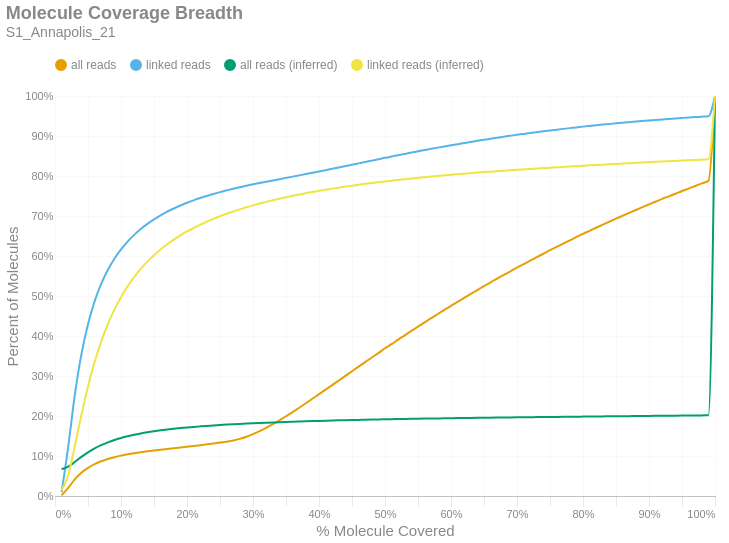

Here is the notebook cell this chart was saved with:
### Markdown cell above
### Molecule Read Coverage
This chart shows molecule coverage breadth as computed by the number of bases aligned to that molecule. In other words, "*how much of each unique long molecule is actually sequenced/aligned?*" Keep in mind there is a distinction between sequences and alignments, since some sequences belonging to a particular molecule may not align well and wouldn't appear in the alignment data. This chart also shows molecule coverage breadth as computed by the *inferred fragment* from which the aligned sequences originate. Unlike read coverage, this calculation takes into account the total insert size, including unsequenced gaps between the forward and reverse reads. Like the previous figures, these are cumulative percents.

### Code cell
if SKIPLR:
    print_html(f"Skipped")
else:
    binned_df = consolidated_hist(valids['coverage_bp'], mask, 0.01, True)
    binned_df_inf = consolidated_hist(valids['coverage_inserts'], mask, 0.01, True)
    binned_df = binned_df.with_columns(pl.lit(binned_df_inf['all reads (cumsum)']).alias('all reads (inferred)'))
    binned_df = binned_df.with_columns(pl.lit(binned_df_inf['linked reads (cumsum)']).alias('linked reads (inferred)'))
    binned_df = binned_df.with_columns(
        (pl.col('bin').cast(pl.Float64) + 0.01).alias('right_edge')
    )

    with SafeRender(binned_df):
        (
            density_plot(binned_df, 'Molecule Coverage Breadth', samplename, 'molcov', ['all reads (inferred)','linked reads (inferred)'])
            .encode(
                #x=alt.X('bin:Q', title="% Molecule Covered").axis(format = '%').scale(padding=0),
                x=alt.X('right_edge:Q', title="% Molecule Covered").axis(format='%').scale(padding=0),
                y=alt.Y('value:Q', title='Percent of Molecules')
                    .axis(format='%')
                    .stack(False)
                    .scale(domainMin=0, padding=0),
                color=alt.Color("key:N").scale(domain = ["all reads", "linked reads", "all reads (inferred)", "linked reads (inferred)"]),
                tooltip = [
                    alt.Tooltip("key:N", title = "Data Type"),
                    alt.Tooltip("range_label:N", title="% Molecule Covered"),
                    alt.Tooltip("value:Q", format = ".2%", title="% Molecules")
                ]
            )
        ).display()

### Figure 1 — Vega-Lite specification as saved in the notebook (floating-point values rounded to 4 significant figures)
{"width": "container", "height": 400, "config": {"title": {"anchor": "start", "dy": -15, "fontSize": 18, "color": "#888888", "subtitleColor": "#888888", "subtitleFontSize": 14}, "arc": {"fill": "#0072B2"}, "axis": {"domainColor": "#888888", "domainWidth": 0.5, "gridWidth": 0.2, "grid": false, "titleFontWeight": 400, "titleFontSize": 15, "labelFontSize": 11, "labelColor": "#888888", "tickColor": "#888888", "tickWidth": 0.2, "titleColor": "#888888"}, "axisBand": {"grid": false}, "axisX": {"grid": true, "tickSize": 10, "domainCap": "round"}, "axisY": {"domain": false, "grid": true, "tickSize": 0, "domainCap": "round"}, "background": "transparent", "header": {"labelFontSize": 15, "labelColor": "#888888", "titleFontSize": 15, "titleFontWeight": 600, "titleColor": "#888888"}, "legend": {"labelFont": "sans-serif", "labelFontSize": 12, "labelColor": "#888888", "symbolSize": 100, "symbolType": "circle", "titleFontSize": 12, "titlePadding": 10, "titleColor": "#888888", "title": null, "orient": "top"}, "range": {"category": ["#E69F00", "#56B4E9", "#009E73", "#F0E442", "#0072B2", "#D55E00", "#CC79A7", "#000000"], "diverging": ["#cfe8f3", "#a2d4ec", "#73bfe2", "#46abdb", "#1696d2", "#12719e"]}, "area": {"fill": "#0072B2", "fillOpacity": 0.7, "line": true, "strokeOpacity": 0.7}, "line": {"color": "#0072B2", "stroke": "#0072B2", "strokeWidth": 2}, "trail": {"color": "#0072B2", "stroke": "#0072B2", "strokeWidth": 0, "size": 1}, "point": {"filled": true, "fillOpacity": 1.0, "size": 95}, "text": {"color": "#888888", "fontSize": 11, "align": "right", "fontWeight": 400, "size": 11}, "bar": {"fill": "#0072B2", "stroke": null}, "view": {"stroke": null, "continuousWidth": 660, "continuousHeight": 400}}, "data": {"name": "data-234dc43a4db1503c573ab3f496d32d95"}, "mark": {"type": "line", "interpolate": "monotone", "point": {"opacity": 0, "size": 275}}, "encoding": {"color": {"field": "key", "scale": {"domain": ["all reads", "linked reads", "all reads (inferred)", "linked reads (inferred)"]}, "type": "nominal"}, "tooltip": [{"field": "key", "title": "Data Type", "type": "nominal"}, {"field": "range_label", "title": "% Molecule Covered", "type": "nominal"}, {"field": "value", "format": ".2%", "title": "% Molecules", "type": "quantitative"}], "x": {"axis": {"format": "%"}, "field": "right_edge", "scale": {"padding": 0}, "title": "% Molecule Covered", "type": "quantitative"}, "y": {"axis": {"format": "%"}, "field": "value", "scale": {"domainMin": 0, "padding": 0}, "stack": false, "title": "Percent of Molecules", "type": "quantitative"}}, "params": [{"name": "param_c36ac31b6afebe62", "select": {"type": "point", "fields": ["key"]}, "bind": "legend"}], "title": {"text": "Molecule Coverage Breadth", "subtitle": "S1_Annapolis_21"}, "transform": [{"fold": ["all reads (cumsum)", "linked reads (cumsum)", "all reads (inferred)", "linked reads (inferred)"]}, {"calculate": "replace(datum.key, ' (cumsum)', '')", "as": "key"}, {"filter": {"param": "param_c36ac31b6afebe62"}}], "usermeta": {"embedOptions": {"downloadFileName": "S1_Annapolis_21.molcov"}}, "$schema": "https://vega.github.io/schema/vega-lite/v6.1.0.json", "datasets": {"data-234dc43a4db1503c573ab3f496d32d95": [{"bin": "0.0", "interval": "0.0-0.01", "all reads": 0.001803, "linked reads": 0.009437, "all reads (cumsum)": 0.001803, "linked reads (cumsum)": 0.009437, "range_label": "0.0-0.01", "all reads (inferred)": 0.06679, "linked reads (inferred)": 0.01419, "right_edge": 0.01}, {"bin": "0.01", "interval": "0.01-0.02", "all reads": 0.01872, "linked reads": 0.1136, "all reads (cumsum)": 0.02052, "linked reads (cumsum)": 0.123, "range_label": "0.01-0.02", "all reads (inferred)": 0.07331, "linked reads (inferred)": 0.05198, "right_edge": 0.02}, {"bin": "0.02", "interval": "0.02-0.03", "all reads": 0.02104, "linked reads": 0.1295, "all reads (cumsum)": 0.04156, "linked reads (cumsum)": 0.2525, "range_label": "0.02-0.03", "all reads (inferred)": 0.08517, "linked reads (inferred)": 0.1245, "right_edge": 0.03}, {"bin": "0.03", "interval": "0.03-0.04", "all reads": 0.01652, "linked reads": 0.1016, "all reads (cumsum)": 0.05808, "linked reads (cumsum)": 0.3542, "range_label": "0.03-0.04", "all reads (inferred)": 0.09779, "linked reads (inferred)": 0.2026, "right_edge": 0.04}, {"bin": "0.04", "interval": "0.04-0.05", "all reads": 0.01225, "linked reads": 0.07538, "all reads (cumsum)": 0.07033, "linked reads (cumsum)": 0.4295, "range_label": "0.04-0.05", "all reads (inferred)": 0.1093, "linked reads (inferred)": 0.274, "right_edge": 0.05}, {"bin": "0.05", "interval": "0.05-0.06", "all reads": 0.009312, "linked reads": 0.05701, "all reads (cumsum)": 0.07964, "linked reads (cumsum)": 0.4865, "range_label": "0.05-0.06", "all reads (inferred)": 0.119, "linked reads (inferred)": 0.3349, "right_edge": 0.06}, {"bin": "0.06", "interval": "0.06-0.07", "all reads": 0.007112, "linked reads": 0.04364, "all reads (cumsum)": 0.08675, "linked reads (cumsum)": 0.5302, "range_label": "0.06-0.07", "all reads (inferred)": 0.1273, "linked reads (inferred)": 0.3863, "right_edge": 0.07}, {"bin": "0.07", "interval": "0.07-0.08", "all reads": 0.005683, "linked reads": 0.03473, "all reads (cumsum)": 0.09243, "linked reads (cumsum)": 0.5649, "range_label": "0.07-0.08", "all reads (inferred)": 0.1342, "linked reads (inferred)": 0.4294, "right_edge": 0.08}, {"bin": "0.08", "interval": "0.08-0.09", "all reads": 0.004622, "linked reads": 0.0281, "all reads (cumsum)": 0.09706, "linked reads (cumsum)": 0.593, "range_label": "0.08-0.09", "all reads (inferred)": 0.14, "linked reads (inferred)": 0.466, "right_edge": 0.09}, {"bin": "0.09", "interval": "0.09-0.1", "all reads": 0.003909, "linked reads": 0.02344, "all reads (cumsum)": 0.101, "linked reads (cumsum)": 0.6165, "range_label": "0.09-0.1", "all reads (inferred)": 0.145, "linked reads (inferred)": 0.4971, "right_edge": 0.1}, {"bin": "0.1", "interval": "0.1-0.11", "all reads": 0.003296, "linked reads": 0.01957, "all reads (cumsum)": 0.1043, "linked reads (cumsum)": 0.636, "range_label": "0.1-0.11", "all reads (inferred)": 0.1494, "linked reads (inferred)": 0.5242, "right_edge": 0.11}, {"bin": "0.11", "interval": "0.11-0.12", "all reads": 0.002849, "linked reads": 0.01683, "all reads (cumsum)": 0.1071, "linked reads (cumsum)": 0.6529, "range_label": "0.11-0.12", "all reads (inferred)": 0.1531, "linked reads (inferred)": 0.5475, "right_edge": 0.12}, {"bin": "0.12", "interval": "0.12-0.13", "all reads": 0.002504, "linked reads": 0.01454, "all reads (cumsum)": 0.1096, "linked reads (cumsum)": 0.6674, "range_label": "0.12-0.13", "all reads (inferred)": 0.1564, "linked reads (inferred)": 0.5678, "right_edge": 0.13}, {"bin": "0.13", "interval": "0.13-0.14", "all reads": 0.002243, "linked reads": 0.01282, "all reads (cumsum)": 0.1119, "linked reads (cumsum)": 0.6802, "range_label": "0.13-0.14", "all reads (inferred)": 0.1593, "linked reads (inferred)": 0.5859, "right_edge": 0.14}, {"bin": "0.14", "interval": "0.14-0.15", "all reads": 0.002036, "linked reads": 0.01129, "all reads (cumsum)": 0.1139, "linked reads (cumsum)": 0.6915, "range_label": "0.14-0.15", "all reads (inferred)": 0.1618, "linked reads (inferred)": 0.6019, "right_edge": 0.15}, {"bin": "0.15", "interval": "0.15-0.16", "all reads": 0.001917, "linked reads": 0.01009, "all reads (cumsum)": 0.1158, "linked reads (cumsum)": 0.7016, "range_label": "0.15-0.16", "all reads (inferred)": 0.1641, "linked reads (inferred)": 0.6163, "right_edge": 0.16}, {"bin": "0.16", "interval": "0.16-0.17", "all reads": 0.001871, "linked reads": 0.009148, "all reads (cumsum)": 0.1177, "linked reads (cumsum)": 0.7107, "range_label": "0.16-0.17", "all reads (inferred)": 0.1662, "linked reads (inferred)": 0.6293, "right_edge": 0.17}, {"bin": "0.17", "interval": "0.17-0.18", "all reads": 0.001824, "linked reads": 0.008017, "all reads (cumsum)": 0.1195, "linked reads (cumsum)": 0.7188, "range_label": "0.17-0.18", "all reads (inferred)": 0.1681, "linked reads (inferred)": 0.6408, "right_edge": 0.18}, {"bin": "0.18", "interval": "0.18-0.19", "all reads": 0.001839, "linked reads": 0.007424, "all reads (cumsum)": 0.1213, "linked reads (cumsum)": 0.7262, "range_label": "0.18-0.19", "all reads (inferred)": 0.1698, "linked reads (inferred)": 0.6515, "right_edge": 0.19}, {"bin": "0.19", "interval": "0.19-0.2", "all reads": 0.001864, "linked reads": 0.006879, "all reads (cumsum)": 0.1232, "linked reads (cumsum)": 0.7331, "range_label": "0.19-0.2", "all reads (inferred)": 0.1714, "linked reads (inferred)": 0.6613, "right_edge": 0.2}, {"bin": "0.2", "interval": "0.2-0.21", "all reads": 0.001874, "linked reads": 0.006138, "all reads (cumsum)": 0.1251, "linked reads (cumsum)": 0.7392, "range_label": "0.2-0.21", "all reads (inferred)": 0.1728, "linked reads (inferred)": 0.67, "right_edge": 0.21}, {"bin": "0.21", "interval": "0.21-0.22", "all reads": 0.001971, "linked reads": 0.005698, "all reads (cumsum)": 0.1271, "linked reads (cumsum)": 0.7449, "range_label": "0.21-0.22", "all reads (inferred)": 0.1741, "linked reads (inferred)": 0.6781, "right_edge": 0.22}, {"bin": "0.22", "interval": "0.22-0.23", "all reads": 0.002026, "linked reads": 0.005249, "all reads (cumsum)": 0.1291, "linked reads (cumsum)": 0.7501, "range_label": "0.22-0.23", "all reads (inferred)": 0.1753, "linked reads (inferred)": 0.6858, "right_edge": 0.23}, {"bin": "0.23", "interval": "0.23-0.24", "all reads": 0.002107, "linked reads": 0.004912, "all reads (cumsum)": 0.1312, "linked reads (cumsum)": 0.7551, "range_label": "0.23-0.24", "all reads (inferred)": 0.1764, "linked reads (inferred)": 0.6928, "right_edge": 0.24}, {"bin": "0.24", "interval": "0.24-0.25", "all reads": 0.002281, "linked reads": 0.00469, "all reads (cumsum)": 0.1335, "linked reads (cumsum)": 0.7597, "range_label": "0.24-0.25", "all reads (inferred)": 0.1775, "linked reads (inferred)": 0.6994, "right_edge": 0.25}, {"bin": "0.25", "interval": "0.25-0.26", "all reads": 0.002418, "linked reads": 0.004295, "all reads (cumsum)": 0.1359, "linked reads (cumsum)": 0.764, "range_label": "0.25-0.26", "all reads (inferred)": 0.1785, "linked reads (inferred)": 0.7055, "right_edge": 0.26}, {"bin": "0.26", "interval": "0.26-0.27", "all reads": 0.002942, "linked reads": 0.00413, "all reads (cumsum)": 0.1388, "linked reads (cumsum)": 0.7682, "range_label": "0.26-0.27", "all reads (inferred)": 0.1794, "linked reads (inferred)": 0.7113, "right_edge": 0.27}, {"bin": "0.27", "interval": "0.27-0.28", "all reads": 0.003975, "linked reads": 0.00389, "all reads (cumsum)": 0.1428, "linked reads (cumsum)": 0.7721, "range_label": "0.27-0.28", "all reads (inferred)": 0.1803, "linked reads (inferred)": 0.7167, "right_edge": 0.28}, {"bin": "0.28", "interval": "0.28-0.29", "all reads": 0.005287, "linked reads": 0.003637, "all reads (cumsum)": 0.1481, "linked reads (cumsum)": 0.7757, "range_label": "0.28-0.29", "all reads (inferred)": 0.1811, "linked reads (inferred)": 0.7218, "right_edge": 0.29}, {"bin": "0.29", "interval": "0.29-0.3", "all reads": 0.006564, "linked reads": 0.003499, "all reads (cumsum)": 0.1547, "linked reads (cumsum)": 0.7792, "range_label": "0.29-0.3", "all reads (inferred)": 0.1819, "linked reads (inferred)": 0.7266, "right_edge": 0.3}, {"bin": "0.3", "interval": "0.3-0.31", "all reads": 0.007438, "linked reads": 0.00332, "all reads (cumsum)": 0.1621, "linked reads (cumsum)": 0.7825, "range_label": "0.3-0.31", "all reads (inferred)": 0.1826, "linked reads (inferred)": 0.7311, "right_edge": 0.31}, {"bin": "0.31", "interval": "0.31-0.32", "all reads": 0.008347, "linked reads": 0.003281, "all reads (cumsum)": 0.1704, "linked reads (cumsum)": 0.7858, "range_label": "0.31-0.32", "all reads (inferred)": 0.1833, "linked reads (inferred)": 0.7353, "right_edge": 0.32}, {"bin": "0.32", "interval": "0.32-0.33", "all reads": 0.009155, "linked reads": 0.003216, "all reads (cumsum)": 0.1796, "linked reads (cumsum)": 0.789, "range_label": "0.32-0.33", "all reads (inferred)": 0.184, "linked reads (inferred)": 0.7394, "right_edge": 0.33}, {"bin": "0.33", "interval": "0.33-0.34", "all reads": 0.009611, "linked reads": 0.003122, "all reads (cumsum)": 0.1892, "linked reads (cumsum)": 0.7921, "range_label": "0.33-0.34", "all reads (inferred)": 0.1846, "linked reads (inferred)": 0.7433, "right_edge": 0.34}, {"bin": "0.34", "interval": "0.34-0.35", "all reads": 0.01012, "linked reads": 0.003183, "all reads (cumsum)": 0.1993, "linked reads (cumsum)": 0.7953, "range_label": "0.34-0.35", "all reads (inferred)": 0.1852, "linked reads (inferred)": 0.747, "right_edge": 0.35}, {"bin": "0.35", "interval": "0.35-0.36", "all reads": 0.01049, "linked reads": 0.003126, "all reads (cumsum)": 0.2098, "linked reads (cumsum)": 0.7984, "range_label": "0.35-0.36", "all reads (inferred)": 0.1858, "linked reads (inferred)": 0.7505, "right_edge": 0.36}, {"bin": "0.36", "interval": "0.36-0.37", "all reads": 0.01086, "linked reads": 0.003165, "all reads (cumsum)": 0.2207, "linked reads (cumsum)": 0.8016, "range_label": "0.36-0.37", "all reads (inferred)": 0.1863, "linked reads (inferred)": 0.7538, "right_edge": 0.37}, {"bin": "0.37", "interval": "0.37-0.38", "all reads": 0.0111, "linked reads": 0.003143, "all reads (cumsum)": 0.2318, "linked reads (cumsum)": 0.8047, "range_label": "0.37-0.38", "all reads (inferred)": 0.1868, "linked reads (inferred)": 0.757, "right_edge": 0.38}, {"bin": "0.38", "interval": "0.38-0.39", "all reads": 0.01123, "linked reads": 0.003268, "all reads (cumsum)": 0.243, "linked reads (cumsum)": 0.808, "range_label": "0.38-0.39", "all reads (inferred)": 0.1873, "linked reads (inferred)": 0.7601, "right_edge": 0.39}, {"bin": "0.39", "interval": "0.39-0.4", "all reads": 0.01154, "linked reads": 0.003377, "all reads (cumsum)": 0.2545, "linked reads (cumsum)": 0.8114, "range_label": "0.39-0.4", "all reads (inferred)": 0.1878, "linked reads (inferred)": 0.763, "right_edge": 0.4}, {"bin": "0.4", "interval": "0.4-0.41", "all reads": 0.01122, "linked reads": 0.003208, "all reads (cumsum)": 0.2658, "linked reads (cumsum)": 0.8146, "range_label": "0.4-0.41", "all reads (inferred)": 0.1883, "linked reads (inferred)": 0.7658, "right_edge": 0.41}, {"bin": "0.41", "interval": "0.41-0.42", "all reads": 0.01151, "linked reads": 0.003359, "all reads (cumsum)": 0.2773, "linked reads (cumsum)": 0.818, "range_label": "0.41-0.42", "all reads (inferred)": 0.1887, "linked reads (inferred)": 0.7684, "right_edge": 0.42}, {"bin": "0.42", "interval": "0.42-0.43", "all reads": 0.01158, "linked reads": 0.003321, "all reads (cumsum)": 0.2889, "linked reads (cumsum)": 0.8213, "range_label": "0.42-0.43", "all reads (inferred)": 0.1891, "linked reads (inferred)": 0.7709, "right_edge": 0.43}, {"bin": "0.43", "interval": "0.43-0.44", "all reads": 0.01153, "linked reads": 0.003471, "all reads (cumsum)": 0.3004, "linked reads (cumsum)": 0.8248, "range_label": "0.43-0.44", "all reads (inferred)": 0.1895, "linked reads (inferred)": 0.7734, "right_edge": 0.44}, {"bin": "0.44", "interval": "0.44-0.45", "all reads": 0.01157, "linked reads": 0.003351, "all reads (cumsum)": 0.312, "linked reads (cumsum)": 0.8281, "range_label": "0.44-0.45", "all reads (inferred)": 0.1899, "linked reads (inferred)": 0.7759, "right_edge": 0.45}, {"bin": "0.45", "interval": "0.45-0.46", "all reads": 0.01151, "linked reads": 0.003512, "all reads (cumsum)": 0.3235, "linked reads (cumsum)": 0.8316, "range_label": "0.45-0.46", "all reads (inferred)": 0.1903, "linked reads (inferred)": 0.7781, "right_edge": 0.46}, {"bin": "0.46", "interval": "0.46-0.47", "all reads": 0.01137, "linked reads": 0.003382, "all reads (cumsum)": 0.3348, "linked reads (cumsum)": 0.835, "range_label": "0.46-0.47", "all reads (inferred)": 0.1907, "linked reads (inferred)": 0.7804, "right_edge": 0.47}, {"bin": "0.47", "interval": "0.47-0.48", "all reads": 0.01151, "linked reads": 0.003409, "all reads (cumsum)": 0.3464, "linked reads (cumsum)": 0.8384, "range_label": "0.47-0.48", "all reads (inferred)": 0.191, "linked reads (inferred)": 0.7824, "right_edge": 0.48}, {"bin": "0.48", "interval": "0.48-0.49", "all reads": 0.01089, "linked reads": 0.003411, "all reads (cumsum)": 0.3572, "linked reads (cumsum)": 0.8418, "range_label": "0.48-0.49", "all reads (inferred)": 0.1913, "linked reads (inferred)": 0.7845, "right_edge": 0.49}, {"bin": "0.49", "interval": "0.49-0.5", "all reads": 0.01203, "linked reads": 0.003547, "all reads (cumsum)": 0.3693, "linked reads (cumsum)": 0.8454, "range_label": "0.49-0.5", "all reads (inferred)": 0.1917, "linked reads (inferred)": 0.7865, "right_edge": 0.5}, {"bin": "0.5", "interval": "0.5-0.51", "all reads": 0.01029, "linked reads": 0.003193, "all reads (cumsum)": 0.3796, "linked reads (cumsum)": 0.8486, "range_label": "0.5-0.51", "all reads (inferred)": 0.192, "linked reads (inferred)": 0.7884, "right_edge": 0.51}, {"bin": "0.51", "interval": "0.51-0.52", "all reads": 0.01143, "linked reads": 0.003395, "all reads (cumsum)": 0.391, "linked reads (cumsum)": 0.852, "range_label": "0.51-0.52", "all reads (inferred)": 0.1923, "linked reads (inferred)": 0.7903, "right_edge": 0.52}, {"bin": "0.52", "interval": "0.52-0.53", "all reads": 0.01077, "linked reads": 0.003273, "all reads (cumsum)": 0.4018, "linked reads (cumsum)": 0.8552, "range_label": "0.52-0.53", "all reads (inferred)": 0.1926, "linked reads (inferred)": 0.7921, "right_edge": 0.53}, {"bin": "0.53", "interval": "0.53-0.54", "all reads": 0.01088, "linked reads": 0.003262, "all reads (cumsum)": 0.4126, "linked reads (cumsum)": 0.8585, "range_label": "0.53-0.54", "all reads (inferred)": 0.1929, "linked reads (inferred)": 0.7938, "right_edge": 0.54}, {"bin": "0.54", "interval": "0.54-0.55", "all reads": 0.01061, "linked reads": 0.003137, "all reads (cumsum)": 0.4233, "linked reads (cumsum)": 0.8616, "range_label": "0.54-0.55", "all reads (inferred)": 0.1932, "linked reads (inferred)": 0.7954, "right_edge": 0.55}, {"bin": "0.55", "interval": "0.55-0.56", "all reads": 0.01074, "linked reads": 0.003135, "all reads (cumsum)": 0.434, "linked reads (cumsum)": 0.8648, "range_label": "0.55-0.56", "all reads (inferred)": 0.1935, "linked reads (inferred)": 0.7971, "right_edge": 0.56}, {"bin": "0.56", "interval": "0.56-0.57", "all reads": 0.01067, "linked reads": 0.003123, "all reads (cumsum)": 0.4447, "linked reads (cumsum)": 0.8679, "range_label": "0.56-0.57", "all reads (inferred)": 0.1937, "linked reads (inferred)": 0.7986, "right_edge": 0.57}, {"bin": "0.57", "interval": "0.57-0.58", "all reads": 0.01027, "linked reads": 0.003038, "all reads (cumsum)": 0.4549, "linked reads (cumsum)": 0.8709, "range_label": "0.57-0.58", "all reads (inferred)": 0.194, "linked reads (inferred)": 0.8001, "right_edge": 0.58}, {"bin": "0.58", "interval": "0.58-0.59", "all reads": 0.01033, "linked reads": 0.002974, "all reads (cumsum)": 0.4653, "linked reads (cumsum)": 0.8739, "range_label": "0.58-0.59", "all reads (inferred)": 0.1942, "linked reads (inferred)": 0.8017, "right_edge": 0.59}, {"bin": "0.59", "interval": "0.59-0.6", "all reads": 0.01029, "linked reads": 0.002914, "all reads (cumsum)": 0.4756, "linked reads (cumsum)": 0.8768, "range_label": "0.59-0.6", "all reads (inferred)": 0.1945, "linked reads (inferred)": 0.8031, "right_edge": 0.6}, {"bin": "0.6", "interval": "0.6-0.61", "all reads": 0.00975, "linked reads": 0.002816, "all reads (cumsum)": 0.4853, "linked reads (cumsum)": 0.8796, "range_label": "0.6-0.61", "all reads (inferred)": 0.1947, "linked reads (inferred)": 0.8045, "right_edge": 0.61}, {"bin": "0.61", "interval": "0.61-0.62", "all reads": 0.01006, "linked reads": 0.002728, "all reads (cumsum)": 0.4954, "linked reads (cumsum)": 0.8824, "range_label": "0.61-0.62", "all reads (inferred)": 0.1949, "linked reads (inferred)": 0.8058, "right_edge": 0.62}, {"bin": "0.62", "interval": "0.62-0.63", "all reads": 0.009756, "linked reads": 0.002757, "all reads (cumsum)": 0.5051, "linked reads (cumsum)": 0.8851, "range_label": "0.62-0.63", "all reads (inferred)": 0.1952, "linked reads (inferred)": 0.8072, "right_edge": 0.63}, {"bin": "0.63", "interval": "0.63-0.64", "all reads": 0.009782, "linked reads": 0.002832, "all reads (cumsum)": 0.5149, "linked reads (cumsum)": 0.8879, "range_label": "0.63-0.64", "all reads (inferred)": 0.1954, "linked reads (inferred)": 0.8085, "right_edge": 0.64}, {"bin": "0.64", "interval": "0.64-0.65", "all reads": 0.009568, "linked reads": 0.002684, "all reads (cumsum)": 0.5245, "linked reads (cumsum)": 0.8906, "range_label": "0.64-0.65", "all reads (inferred)": 0.1956, "linked reads (inferred)": 0.8097, "right_edge": 0.65}, {"bin": "0.65", "interval": "0.65-0.66", "all reads": 0.009868, "linked reads": 0.002681, "all reads (cumsum)": 0.5343, "linked reads (cumsum)": 0.8933, "range_label": "0.65-0.66", "all reads (inferred)": 0.1958, "linked reads (inferred)": 0.8109, "right_edge": 0.66}, {"bin": "0.66", "interval": "0.66-0.67", "all reads": 0.009195, "linked reads": 0.002502, "all reads (cumsum)": 0.5435, "linked reads (cumsum)": 0.8958, "range_label": "0.66-0.67", "all reads (inferred)": 0.196, "linked reads (inferred)": 0.812, "right_edge": 0.67}, {"bin": "0.67", "interval": "0.67-0.68", "all reads": 0.009244, "linked reads": 0.002479, "all reads (cumsum)": 0.5528, "linked reads (cumsum)": 0.8983, "range_label": "0.67-0.68", "all reads (inferred)": 0.1962, "linked reads (inferred)": 0.8132, "right_edge": 0.68}, {"bin": "0.68", "interval": "0.68-0.69", "all reads": 0.00897, "linked reads": 0.002328, "all reads (cumsum)": 0.5618, "linked reads (cumsum)": 0.9006, "range_label": "0.68-0.69", "all reads (inferred)": 0.1964, "linked reads (inferred)": 0.8143, "right_edge": 0.69}, {"bin": "0.69", "interval": "0.69-0.7", "all reads": 0.009183, "linked reads": 0.002361, "all reads (cumsum)": 0.5709, "linked reads (cumsum)": 0.903, "range_label": "0.69-0.7", "all reads (inferred)": 0.1966, "linked reads (inferred)": 0.8155, "right_edge": 0.7}, {"bin": "0.7", "interval": "0.7-0.71", "all reads": 0.008716, "linked reads": 0.00224, "all reads (cumsum)": 0.5797, "linked reads (cumsum)": 0.9052, "range_label": "0.7-0.71", "all reads (inferred)": 0.1968, "linked reads (inferred)": 0.8165, "right_edge": 0.71}, {"bin": "0.71", "interval": "0.71-0.72", "all reads": 0.008726, "linked reads": 0.002208, "all reads (cumsum)": 0.5884, "linked reads (cumsum)": 0.9074, "range_label": "0.71-0.72", "all reads (inferred)": 0.197, "linked reads (inferred)": 0.8176, "right_edge": 0.72}, {"bin": "0.72", "interval": "0.72-0.73", "all reads": 0.00878, "linked reads": 0.002163, "all reads (cumsum)": 0.5972, "linked reads (cumsum)": 0.9096, "range_label": "0.72-0.73", "all reads (inferred)": 0.1972, "linked reads (inferred)": 0.8187, "right_edge": 0.73}, {"bin": "0.73", "interval": "0.73-0.74", "all reads": 0.008449, "linked reads": 0.00217, "all reads (cumsum)": 0.6056, "linked reads (cumsum)": 0.9118, "range_label": "0.73-0.74", "all reads (inferred)": 0.1974, "linked reads (inferred)": 0.8197, "right_edge": 0.74}, {"bin": "0.74", "interval": "0.74-0.75", "all reads": 0.008856, "linked reads": 0.002088, "all reads (cumsum)": 0.6145, "linked reads (cumsum)": 0.9138, "range_label": "0.74-0.75", "all reads (inferred)": 0.1976, "linked reads (inferred)": 0.8207, "right_edge": 0.75}, {"bin": "0.75", "interval": "0.75-0.76", "all reads": 0.008153, "linked reads": 0.002015, "all reads (cumsum)": 0.6226, "linked reads (cumsum)": 0.9159, "range_label": "0.75-0.76", "all reads (inferred)": 0.1978, "linked reads (inferred)": 0.8217, "right_edge": 0.76}, {"bin": "0.76", "interval": "0.76-0.77", "all reads": 0.008297, "linked reads": 0.001948, "all reads (cumsum)": 0.6309, "linked reads (cumsum)": 0.9178, "range_label": "0.76-0.77", "all reads (inferred)": 0.1979, "linked reads (inferred)": 0.8227, "right_edge": 0.77}, {"bin": "0.77", "interval": "0.77-0.78", "all reads": 0.008115, "linked reads": 0.001873, "all reads (cumsum)": 0.639, "linked reads (cumsum)": 0.9197, "range_label": "0.77-0.78", "all reads (inferred)": 0.1981, "linked reads (inferred)": 0.8237, "right_edge": 0.78}, {"bin": "0.78", "interval": "0.78-0.79", "all reads": 0.008005, "linked reads": 0.001826, "all reads (cumsum)": 0.647, "linked reads (cumsum)": 0.9215, "range_label": "0.78-0.79", "all reads (inferred)": 0.1983, "linked reads (inferred)": 0.8246, "right_edge": 0.79}, {"bin": "0.79", "interval": "0.79-0.8", "all reads": 0.008385, "linked reads": 0.001917, "all reads (cumsum)": 0.6554, "linked reads (cumsum)": 0.9234, "range_label": "0.79-0.8", "all reads (inferred)": 0.1985, "linked reads (inferred)": 0.8256, "right_edge": 0.8}, {"bin": "0.8", "interval": "0.8-0.81", "all reads": 0.007532, "linked reads": 0.001763, "all reads (cumsum)": 0.663, "linked reads (cumsum)": 0.9252, "range_label": "0.8-0.81", "all reads (inferred)": 0.1987, "linked reads (inferred)": 0.8266, "right_edge": 0.81}, {"bin": "0.81", "interval": "0.81-0.82", "all reads": 0.007711, "linked reads": 0.001737, "all reads (cumsum)": 0.6707, "linked reads (cumsum)": 0.9269, "range_label": "0.81-0.82", "all reads (inferred)": 0.1988, "linked reads (inferred)": 0.8275, "right_edge": 0.82}, {"bin": "0.82", "interval": "0.82-0.83", "all reads": 0.007728, "linked reads": 0.001635, "all reads (cumsum)": 0.6784, "linked reads (cumsum)": 0.9286, "range_label": "0.82-0.83", "all reads (inferred)": 0.199, "linked reads (inferred)": 0.8284, "right_edge": 0.83}, {"bin": "0.83", "interval": "0.83-0.84", "all reads": 0.007568, "linked reads": 0.001575, "all reads (cumsum)": 0.686, "linked reads (cumsum)": 0.9301, "range_label": "0.83-0.84", "all reads (inferred)": 0.1992, "linked reads (inferred)": 0.8293, "right_edge": 0.84}, {"bin": "0.84", "interval": "0.84-0.85", "all reads": 0.007328, "linked reads": 0.001516, "all reads (cumsum)": 0.6933, "linked reads (cumsum)": 0.9317, "range_label": "0.84-0.85", "all reads (inferred)": 0.1993, "linked reads (inferred)": 0.8302, "right_edge": 0.85}, {"bin": "0.85", "interval": "0.85-0.86", "all reads": 0.007385, "linked reads": 0.001553, "all reads (cumsum)": 0.7007, "linked reads (cumsum)": 0.9332, "range_label": "0.85-0.86", "all reads (inferred)": 0.1995, "linked reads (inferred)": 0.8311, "right_edge": 0.86}, {"bin": "0.86", "interval": "0.86-0.87", "all reads": 0.007185, "linked reads": 0.001433, "all reads (cumsum)": 0.7079, "linked reads (cumsum)": 0.9346, "range_label": "0.86-0.87", "all reads (inferred)": 0.1997, "linked reads (inferred)": 0.832, "right_edge": 0.87}, {"bin": "0.87", "interval": "0.87-0.88", "all reads": 0.007186, "linked reads": 0.001423, "all reads (cumsum)": 0.715, "linked reads (cumsum)": 0.9361, "range_label": "0.87-0.88", "all reads (inferred)": 0.1999, "linked reads (inferred)": 0.8329, "right_edge": 0.88}, {"bin": "0.88", "interval": "0.88-0.89", "all reads": 0.006962, "linked reads": 0.001394, "all reads (cumsum)": 0.722, "linked reads (cumsum)": 0.9375, "range_label": "0.88-0.89", "all reads (inferred)": 0.2, "linked reads (inferred)": 0.8337, "right_edge": 0.89}, {"bin": "0.89", "interval": "0.89-0.9", "all reads": 0.007033, "linked reads": 0.001384, "all reads (cumsum)": 0.729, "linked reads (cumsum)": 0.9388, "range_label": "0.89-0.9", "all reads (inferred)": 0.2002, "linked reads (inferred)": 0.8346, "right_edge": 0.9}, {"bin": "0.9", "interval": "0.9-0.91", "all reads": 0.006475, "linked reads": 0.001309, "all reads (cumsum)": 0.7355, "linked reads (cumsum)": 0.9401, "range_label": "0.9-0.91", "all reads (inferred)": 0.2003, "linked reads (inferred)": 0.8354, "right_edge": 0.91}, {"bin": "0.91", "interval": "0.91-0.92", "all reads": 0.007341, "linked reads": 0.001251, "all reads (cumsum)": 0.7429, "linked reads (cumsum)": 0.9414, "range_label": "0.91-0.92", "all reads (inferred)": 0.2005, "linked reads (inferred)": 0.8362, "right_edge": 0.92}, {"bin": "0.92", "interval": "0.92-0.93", "all reads": 0.006165, "linked reads": 0.001277, "all reads (cumsum)": 0.749, "linked reads (cumsum)": 0.9427, "range_label": "0.92-0.93", "all reads (inferred)": 0.2007, "linked reads (inferred)": 0.837, "right_edge": 0.93}, {"bin": "0.93", "interval": "0.93-0.94", "all reads": 0.006563, "linked reads": 0.001225, "all reads (cumsum)": 0.7556, "linked reads (cumsum)": 0.9439, "range_label": "0.93-0.94", "all reads (inferred)": 0.2008, "linked reads (inferred)": 0.8377, "right_edge": 0.94}, {"bin": "0.94", "interval": "0.94-0.95", "all reads": 0.007041, "linked reads": 0.001184, "all reads (cumsum)": 0.7626, "linked reads (cumsum)": 0.9451, "range_label": "0.94-0.95", "all reads (inferred)": 0.201, "linked reads (inferred)": 0.8385, "right_edge": 0.95}, {"bin": "0.95", "interval": "0.95-0.96", "all reads": 0.005732, "linked reads": 0.001153, "all reads (cumsum)": 0.7684, "linked reads (cumsum)": 0.9462, "range_label": "0.95-0.96", "all reads (inferred)": 0.2012, "linked reads (inferred)": 0.8392, "right_edge": 0.96}, {"bin": "0.96", "interval": "0.96-0.97", "all reads": 0.00664, "linked reads": 0.001041, "all reads (cumsum)": 0.775, "linked reads (cumsum)": 0.9473, "range_label": "0.96-0.97", "all reads (inferred)": 0.2013, "linked reads (inferred)": 0.84, "right_edge": 0.97}, {"bin": "0.97", "interval": "0.97-0.98", "all reads": 0.006628, "linked reads": 0.0009948, "all reads (cumsum)": 0.7816, "linked reads (cumsum)": 0.9483, "range_label": "0.97-0.98", "all reads (inferred)": 0.2015, "linked reads (inferred)": 0.8409, "right_edge": 0.98}, {"bin": "0.98", "interval": "0.98-0.99", "all reads": 0.006091, "linked reads": 0.00105, "all reads (cumsum)": 0.7877, "linked reads (cumsum)": 0.9493, "range_label": "0.98-0.99", "all reads (inferred)": 0.2018, "linked reads (inferred)": 0.8418, "right_edge": 0.99}, {"bin": "0.99", "interval": "0.99-1.0", "all reads": 0.2123, "linked reads": 0.05068, "all reads (cumsum)": 1.0, "linked reads (cumsum)": 1.0, "range_label": "0.99-1.0", "all reads (inferred)": 1.0, "linked reads (inferred)": 1.0, "right_edge": 1.0}]}}
